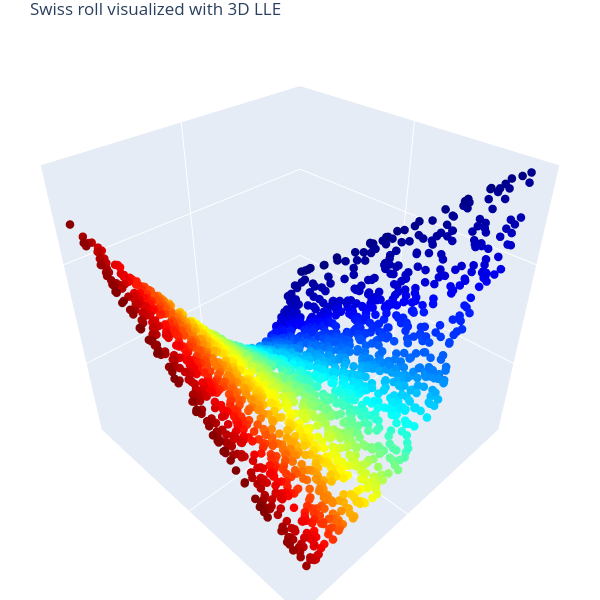

The cell this chart's notebook holds for it:
### Code cell
# 3D Visualization
import plotly.graph_objects as go
data = go.Scatter3d(x=Xvis, y=Yvis, z=Zvis, mode='markers', marker=dict(size=5, color=Ccolor, colorscale='jet', opacity=1)) # data as points
# data = go.Scatter3d(x=Xvis, y=Yvis, z=Zvis, mode='markers', marker=dict(size=1, color=C, colorscale='jet', opacity=1, showscale=True)) # w/ colobar 
fig = go.Figure(data=[data]) 
fig.update_layout(margin=dict(l=0, r=0, b=0, t=30, pad=0)) # tight layout but t=25 required for showing title 
fig.update_layout(autosize=False, width=600, height=600, title_text="Swiss roll visualized with 3D LLE") # figure size and title
# fig.update_layout(scene = dict(xaxis = dict(visible=False), yaxis = dict(visible=False), zaxis = dict(visible=False))) # no grid, no axis 
# fig.update_layout(scene = dict(xaxis_title = ' ', yaxis_title = ' ', zaxis_title = ' ')) # no axis name 
fig.update_layout(scene = dict(zaxis = dict(showgrid = True, showticklabels = False), zaxis_title = ' ') ) # no range values, no axis name, grid on
fig.update_layout(scene = dict(yaxis = dict(showgrid = True, showticklabels = False), yaxis_title = ' ') ) # no range values, no axis name, grid on
fig.update_layout(scene = dict(xaxis = dict(showgrid = True, showticklabels = False), xaxis_title = ' ') ) # no range values, no axis name, grid on
fig.layout.scene.aspectratio = {'x':1, 'y':1, 'z':1}
fig.show()

### Figure 1 — Plotly figure (JSON) as saved in the notebook; plotly's stock layout.template omitted (floating-point values rounded to 4 significant figures; data arrays with more than 128 entries replaced by an {"elided": "..."} marker saying what was removed)
{"data": [{"marker": {"color": {"elided": "2048 str values"}, "colorscale": [[0, "rgb(0,0,131)"], [0.2, "rgb(0,60,170)"], [0.4, "rgb(5,255,255)"], [0.6, "rgb(255,255,0)"], [0.8, "rgb(250,0,0)"], [1, "rgb(128,0,0)"]], "opacity": 1, "size": 5}, "mode": "markers", "type": "scatter3d", "x": {"elided": "2048 float values"}, "y": {"elided": "2048 float values"}, "z": {"elided": "2048 float values"}}], "layout": {"autosize": false, "height": 600, "margin": {"b": 0, "l": 0, "pad": 0, "r": 0, "t": 30}, "scene": {"aspectratio": {"x": 1, "y": 1, "z": 1}, "xaxis": {"showgrid": true, "showticklabels": false, "title": {"text": " "}, "type": "linear"}, "yaxis": {"showgrid": true, "showticklabels": false, "title": {"text": " "}, "type": "linear"}, "zaxis": {"showgrid": true, "showticklabels": false, "title": {"text": " "}, "type": "linear"}}, "title": {"text": "Swiss roll visualized with 3D LLE"}, "width": 600}}
